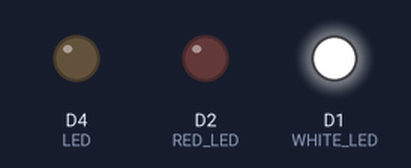
This sketch was run on a simulated ESP8266 (NodeMCU). Shown: output pins drawn as LEDs (lit = HIGH). What the sketch prints to the serial monitor is not drawn. At 2.0 s the program puts the board to deep sleep or switches it off; the recording ends there.

Above: at 0.1 s.
Timing chart, 0 to 2.0 s (numbered marks = the images above):
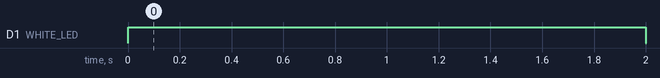

Measured:
- by itself, D1 (WHITE_LED): LOW → HIGH at 0.00 s, → LOW 2.0 s later

The sketch:

deep_sleep.ino
```cpp
#define LED D4 // built in led on board
#define RED_LED D2
#define WHITE_LED D1


void setup(void)
{
  pinMode(LED, OUTPUT);    // LED pin as output.
  pinMode(RED_LED, OUTPUT);    // LED pin as output.
  pinMode(WHITE_LED, OUTPUT);    // LED pin as output.
  //pinMode(D0, WAKEUP_PULLUP);  // doesn't change anything

  Serial.begin(74880); // or 9600
  while(!Serial) {}
  Serial.println("xx"); // this starts a new line in the console after all the rubbish during the connection
  digitalWrite(WHITE_LED, HIGH);
  Serial.println("Wating some moments before going to sleep");
  delay(2000);
  digitalWrite(WHITE_LED, LOW);
  go_to_sleep(0.25);
}

void go_to_sleep(float minutes) {
  Serial.print("Now going to sleep for ");
  long msecs = minutes * 60 * 1000 * 1000;
  Serial.print(msecs);
  Serial.println(" microseconds");
  ESP.deepSleep(msecs, WAKE_RF_DEFAULT); // or WAKE_RF_DEFAULT, WAKE_RF_DISABLED, doesn't work either
  delay(2000);
}

void loop() {

  //go_to_sleep(0.25);
}
```
